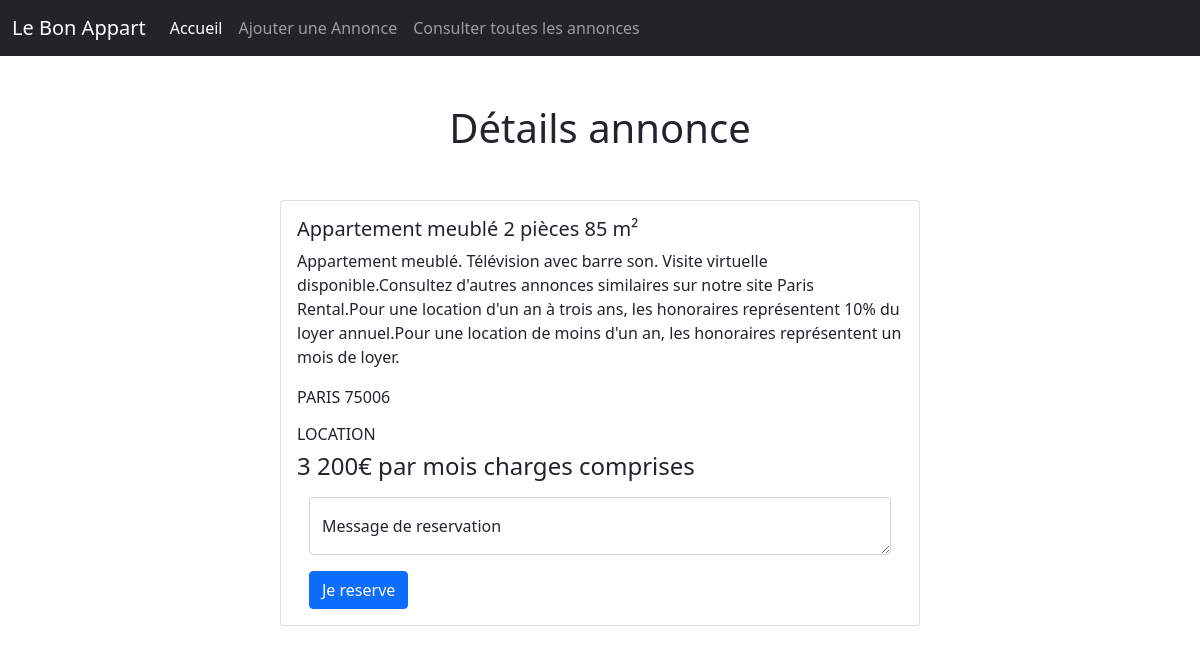
Page /consulter_une_annonce.php?id=5 on the committed database.
### tables this page shows
CREATE TABLE `advert` (
  `id` int(11) NOT NULL,
  `title` varchar(255) NOT NULL,
  `description` varchar(500) NOT NULL,
  `postal_code` int(5) UNSIGNED ZEROFILL NOT NULL,
  `city` varchar(255) NOT NULL,
  `type` varchar(255) NOT NULL,
  `price` varchar(50) NOT NULL,
  `reservation_message` varchar(1000) NOT NULL
);

### consulter_une_annonce.php (the view, shortened to what this page needs)
<?php
include_once("inc/init.inc.php");
$id = $_GET["id"];
$resultatRequete = $bdd->prepare("SELECT * FROM advert WHERE id=?");
$resultat = $resultatRequete->execute([$id]);
$advert = $resultatRequete->fetch(PDO::FETCH_ASSOC);
include_once("inc/head.inc.php");
include_once("inc/header.inc.php");
?>
<main>
    <h1 class="text-center my-5">Détails annonce</h1>
    <div class="card mx-auto" style="width: 40rem;">
        <div class="card-body ">
            <h5 class="card-title"><?=$advert["title"]?></h5>
            <p class="card-text"><?=$advert["description"]?></p>
            <p class="card-text"><?=$advert["city"]?> <?=$advert["postal_code"]?></p>
            <h6 class="card-text"><?=$advert["type"]?></h6>
            <h4 class="card-text"><?=$advert["price"]?></h4>
            <form action="" method="post" enctype="multipart/form-data" class="container ">
                <div class="form-floating">
                    <textarea class="form-control my-3" placeholder="" id="reservation_message" name="reservation_message"></textarea>
                    <label for="reservation_message">Message de reservation</label>
                </div>
                <input type="submit" value="Je reserve" class="btn btn-primary">
            </form>
        </div>
    </div>
</main>

### rows in the picture
advert: title "Appartement meublé 2 pièces 85 m²", description "Appartement meublé. Télévision avec barre son. Visite virtuelle disponible.Consultez d'autres annonces similaires sur notre site Paris Rental.Pour une location d'un an à trois ans, les honoraires représentent 10% du loyer annuel.Pour une location de moins d'un an, les honoraires représentent un mois de loyer.", city "PARIS", postal_code "75006", type "LOCATION", price "3 200€ par mois charges comprises"
